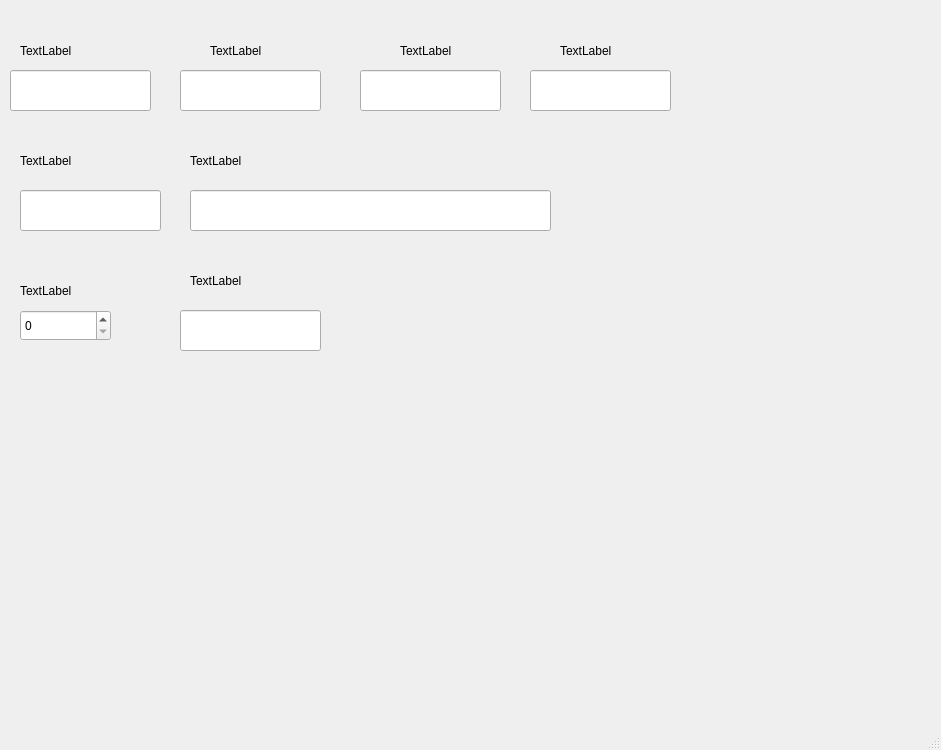
<?xml version="1.0" encoding="UTF-8"?>
<ui version="4.0">
 <class>MainWindow</class>
 <widget class="QMainWindow" name="MainWindow">
  <property name="geometry">
   <rect>
    <x>0</x>
    <y>0</y>
    <width>941</width>
    <height>750</height>
   </rect>
  </property>
  <property name="windowTitle">
   <string>MainWindow</string>
  </property>
  <widget class="QWidget" name="centralwidget">
   <widget class="QLabel" name="label">
    <property name="geometry">
     <rect>
      <x>20</x>
      <y>30</y>
      <width>131</width>
      <height>41</height>
     </rect>
    </property>
    <property name="text">
     <string>TextLabel</string>
    </property>
   </widget>
   <widget class="QLabel" name="label_2">
    <property name="geometry">
     <rect>
      <x>210</x>
      <y>30</y>
      <width>131</width>
      <height>41</height>
     </rect>
    </property>
    <property name="text">
     <string>TextLabel</string>
    </property>
   </widget>
   <widget class="QLabel" name="label_3">
    <property name="geometry">
     <rect>
      <x>400</x>
      <y>30</y>
      <width>131</width>
      <height>41</height>
     </rect>
    </property>
    <property name="text">
     <string>TextLabel</string>
    </property>
   </widget>
   <widget class="QLabel" name="label_4">
    <property name="geometry">
     <rect>
      <x>560</x>
      <y>30</y>
      <width>131</width>
      <height>41</height>
     </rect>
    </property>
    <property name="text">
     <string>TextLabel</string>
    </property>
   </widget>
   <widget class="QLineEdit" name="lineEdit">
    <property name="geometry">
     <rect>
      <x>10</x>
      <y>70</y>
      <width>141</width>
      <height>41</height>
     </rect>
    </property>
   </widget>
   <widget class="QLineEdit" name="lineEdit_2">
    <property name="geometry">
     <rect>
      <x>180</x>
      <y>70</y>
      <width>141</width>
      <height>41</height>
     </rect>
    </property>
   </widget>
   <widget class="QLineEdit" name="lineEdit_3">
    <property name="geometry">
     <rect>
      <x>360</x>
      <y>70</y>
      <width>141</width>
      <height>41</height>
     </rect>
    </property>
   </widget>
   <widget class="QLineEdit" name="lineEdit_4">
    <property name="geometry">
     <rect>
      <x>530</x>
      <y>70</y>
      <width>141</width>
      <height>41</height>
     </rect>
    </property>
   </widget>
   <widget class="QLabel" name="label_5">
    <property name="geometry">
     <rect>
      <x>20</x>
      <y>140</y>
      <width>131</width>
      <height>41</height>
     </rect>
    </property>
    <property name="text">
     <string>TextLabel</string>
    </property>
   </widget>
   <widget class="QLabel" name="label_6">
    <property name="geometry">
     <rect>
      <x>190</x>
      <y>140</y>
      <width>131</width>
      <height>41</height>
     </rect>
    </property>
    <property name="text">
     <string>TextLabel</string>
    </property>
   </widget>
   <widget class="QLabel" name="label_7">
    <property name="geometry">
     <rect>
      <x>20</x>
      <y>270</y>
      <width>131</width>
      <height>41</height>
     </rect>
    </property>
    <property name="text">
     <string>TextLabel</string>
    </property>
   </widget>
   <widget class="QLineEdit" name="lineEdit_5">
    <property name="geometry">
     <rect>
      <x>20</x>
      <y>190</y>
      <width>141</width>
      <height>41</height>
     </rect>
    </property>
   </widget>
   <widget class="QLineEdit" name="lineEdit_6">
    <property name="geometry">
     <rect>
      <x>190</x>
      <y>190</y>
      <width>361</width>
      <height>41</height>
     </rect>
    </property>
   </widget>
   <widget class="QLineEdit" name="lineEdit_7">
    <property name="geometry">
     <rect>
      <x>180</x>
      <y>310</y>
      <width>141</width>
      <height>41</height>
     </rect>
    </property>
   </widget>
   <widget class="QLabel" name="label_8">
    <property name="geometry">
     <rect>
      <x>190</x>
      <y>260</y>
      <width>131</width>
      <height>41</height>
     </rect>
    </property>
    <property name="text">
     <string>TextLabel</string>
    </property>
   </widget>
   <widget class="QSpinBox" name="spinBox">
    <property name="geometry">
     <rect>
      <x>20</x>
      <y>310</y>
      <width>91</width>
      <height>31</height>
     </rect>
    </property>
   </widget>
  </widget>
  <widget class="QMenuBar" name="menubar">
   <property name="geometry">
    <rect>
     <x>0</x>
     <y>0</y>
     <width>941</width>
     <height>25</height>
    </rect>
   </property>
  </widget>
  <widget class="QStatusBar" name="statusbar"/>
 </widget>
 <resources/>
 <connections/>
</ui>
